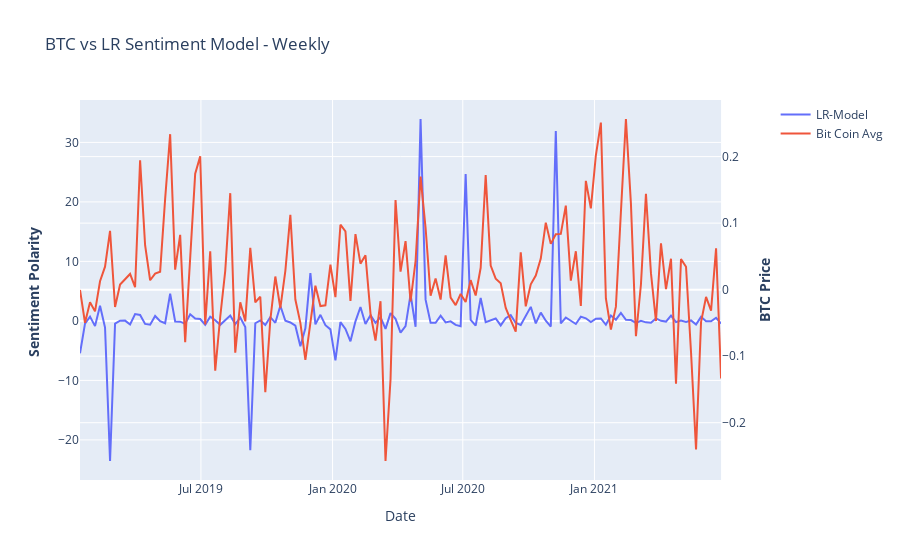

Notebook cell for this chart:
### Code cell
# Create figure with secondary y-axis
fig = make_subplots(specs=[[{"secondary_y": True}]])

# Add traces
fig.add_trace(
    go.Scatter(x=apct.index, y=apct, name="LR-Model"),
    secondary_y=False,
)

fig.add_trace(
    go.Scatter(x=btcpct.index, y=btcpct, name="Bit Coin Avg"),
    secondary_y=True,
)

# Add figure title
fig.update_layout(
    title_text="BTC vs LR Sentiment Model - Weekly"
)

# Set x-axis title
fig.update_xaxes(title_text="Date")

# Set y-axes titles
fig.update_yaxes(title_text="<b>Sentiment Polarity </b>", secondary_y=False)
fig.update_yaxes(title_text="<b>BTC Price</b>", secondary_y=True)

fig.show()

### Figure 1 — Plotly figure (JSON) as saved in the notebook; plotly's stock layout.template omitted (floating-point values rounded to 4 significant figures; data arrays with more than 128 entries replaced by an {"elided": "..."} marker saying what was removed)
{"data": [{"name": "LR-Model", "type": "scatter", "x": {"elided": "129 str values"}, "xaxis": "x", "y": {"elided": "129 float values"}, "yaxis": "y"}, {"name": "Bit Coin Avg", "type": "scatter", "x": {"elided": "129 str values"}, "xaxis": "x", "y": {"elided": "129 float values"}, "yaxis": "y2"}], "layout": {"title": {"text": "BTC vs LR Sentiment Model - Weekly"}, "xaxis": {"anchor": "y", "domain": [0, 0.94], "title": {"text": "Date"}}, "yaxis": {"anchor": "x", "domain": [0, 1], "title": {"text": "<b>Sentiment Polarity </b>"}}, "yaxis2": {"anchor": "x", "overlaying": "y", "side": "right", "title": {"text": "<b>BTC Price</b>"}}}}
